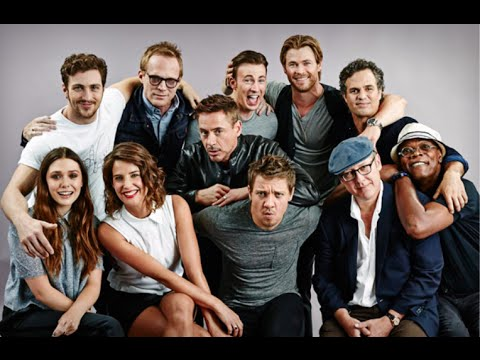
#> input picture images/avengers.jpg, 480 x 360 px, given in place of the camera
$ python webcam.py
#> lines starting #> are read from the running program, lines starting #| are printed output that depends on the picture; after the words box and inside, x2 and y2 are one past the last pixel; in counts of white or black regions, pixels touching at a corner belong together
### functions.py
import image
import cv2
import glob

def load_cascade(path):
    return cv2.CascadeClassifier(path)

def fetch_images(path,extention):
    paths = glob.glob(path+"*."+extention)
    return [image.Image(path) for path in paths]

# [11 lines left out: function detect_from_folder, not called in this run]

def detect_from_webcam(face_cascade):
    camera = cv2.VideoCapture(0)
    while True:
        check,frame = camera.read()
#> frame is the input picture: shape (360, 480, 3); mean B, G, R 85.6, 89.4, 99.5
        frame = image.Image(frame)
        while frame.shape[1]> 1024 or frame.shape[0] >786:
            frame.resize((int(frame.shape[1]*0.9),int(frame.shape[0]*0.9)))
        frame.make_greyscale()
        frame.search_faces(face_cascade)
        frame.detect_faces()
        if frame.display(1)==False:
            break
    camera.release()
    cv2.destroyAllWindows()

### image.py
import cv2

class Image:
    '''
    this class is used to load and modify image ,
    images can be recorded from a webcam or loaded
    from the computer using the path of the image
    '''
    def __init__(self,image):
        if type(image) == str:
            self.path = image
            self.image = cv2.imread(image)
            self.shape = self.image.shape
        else:
            self.image = image
            self.shape = image.shape

    def get_greyscale(self):
        return cv2.cvtColor(self.image, cv2.COLOR_BGR2GRAY)
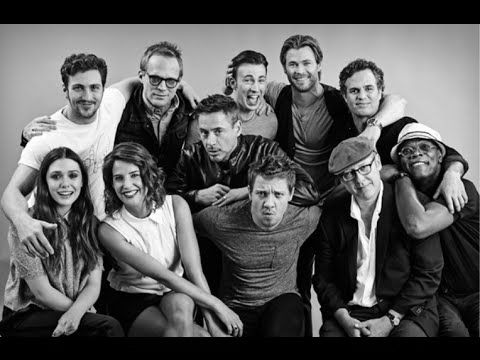
#> returned value: shape (360, 480); min 0, max 255, mean 92

    def make_greyscale(self):
            self.grey = self.get_greyscale()

    def get_resized(self,shape):
        return cv2.resize(self.image,shape)

    def resize(self,shape):
        self.image = self.get_resized(shape)
        self.shape = self.image.shape

    def display(self,time):
        cv2.imshow('facial detection', self.image)
        key = cv2.waitKey(time)
        if key == ord('q'):
            return False


    def search_faces(self,haar_cascade):
        try:
            self.faces = haar_cascade.detectMultiScale(self.grey,
            scaleFactor = 1.1 , minNeighbors = 5)
#> self.faces = [[340, 73, 44, 44], [279, 47, 42, 42], [233, 63, 43, 43], [105, 161, 44, 44], [63, 69, 48, 48], [41, 158, 48, 48], [246, 176, 47, 47], [139, 62, 46, 46], [189, 114, 47, 47]]
        except:
            self.faces = haar_cascade.detectMultiScale(self.image,
            scaleFactor = 1.1 , minNeighbors = 5)

    def detect_faces(self):
        temp_img = self.image
        for x,y,w,h in self.faces:
            temp_im = cv2.rectangle(temp_img , (x ,y),(x+w ,y+h),(0,255,0), 3)
#> this loop made 9 passes
#> pass 2, in detect_faces, `temp_im = cv2.rectangle(temp_img , (x ,y),(x+w ,y+h),(0,255,0), 3)`:
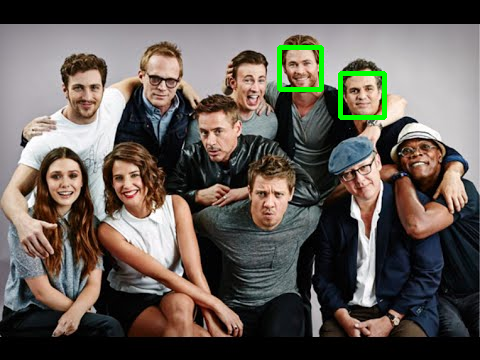
#> temp_im: shape (360, 480, 3); mean B, G, R 84.7, 90.8, 98.3
#> pass 3, in detect_faces, `temp_im = cv2.rectangle(temp_img , (x ,y),(x+w ,y+h),(0,255,0), 3)`:
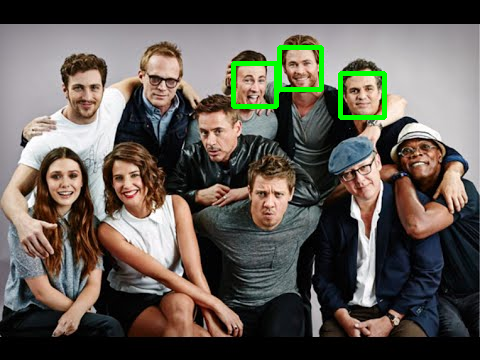
#> temp_im: shape (360, 480, 3); 0.46% of pixels changed, all inside (x1, y1, x2, y2) = (231, 61, 279, 109)
#> after the loop:
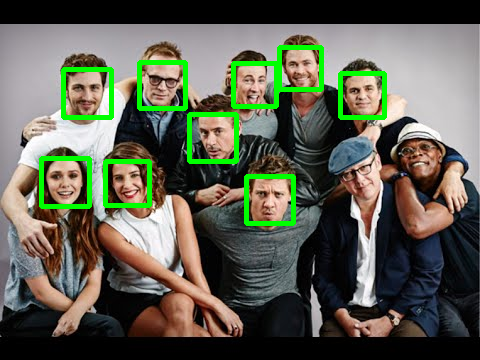
#> temp_img: shape (360, 480, 3); 4.64% of pixels changed, all inside (x1, y1, x2, y2) = (39, 45, 387, 226)
        self.image = temp_img

### webcam.py
import functions


##haar cascades
face_cascade = functions.load_cascade(r"haar cascade\face\haarcascade_frontalface_alt.xml")
sideface_cascade = functions.load_cascade(r"haar cascade\face\haarcascade_profileface2.xml")


functions.detect_from_webcam(face_cascade)
#> (key q is pressed here)

$ run again, on images/barack-obama-12782369-1-402.jpg
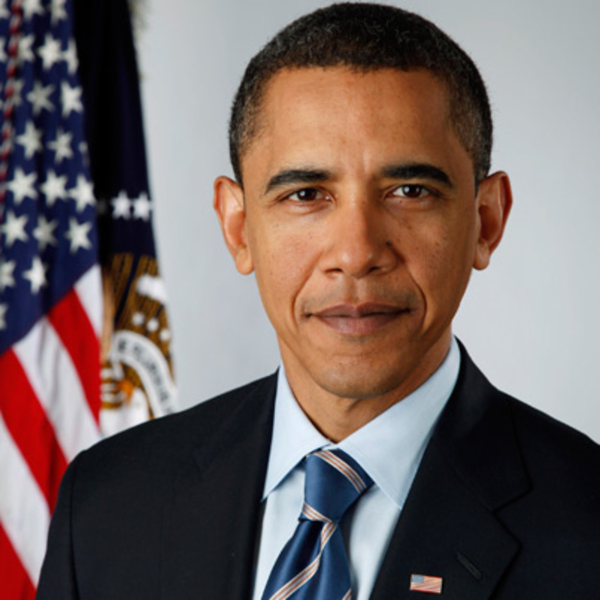
#> input picture images/barack-obama-12782369-1-402.jpg, 1200 x 1200 px, given in place of the camera (shown at 1/2 size)
#> in detect_from_webcam, frame is the input picture: shape (1200, 1200, 3); mean B, G, R 99.8, 102.3, 116.3
#> the loop in detect_from_webcam, `while frame.shape[1]> 1024 or frame.shape[0] >786:` made 4 passes
#> pass 2, in resize (call 2), `self.image = self.get_resized(shape)`:
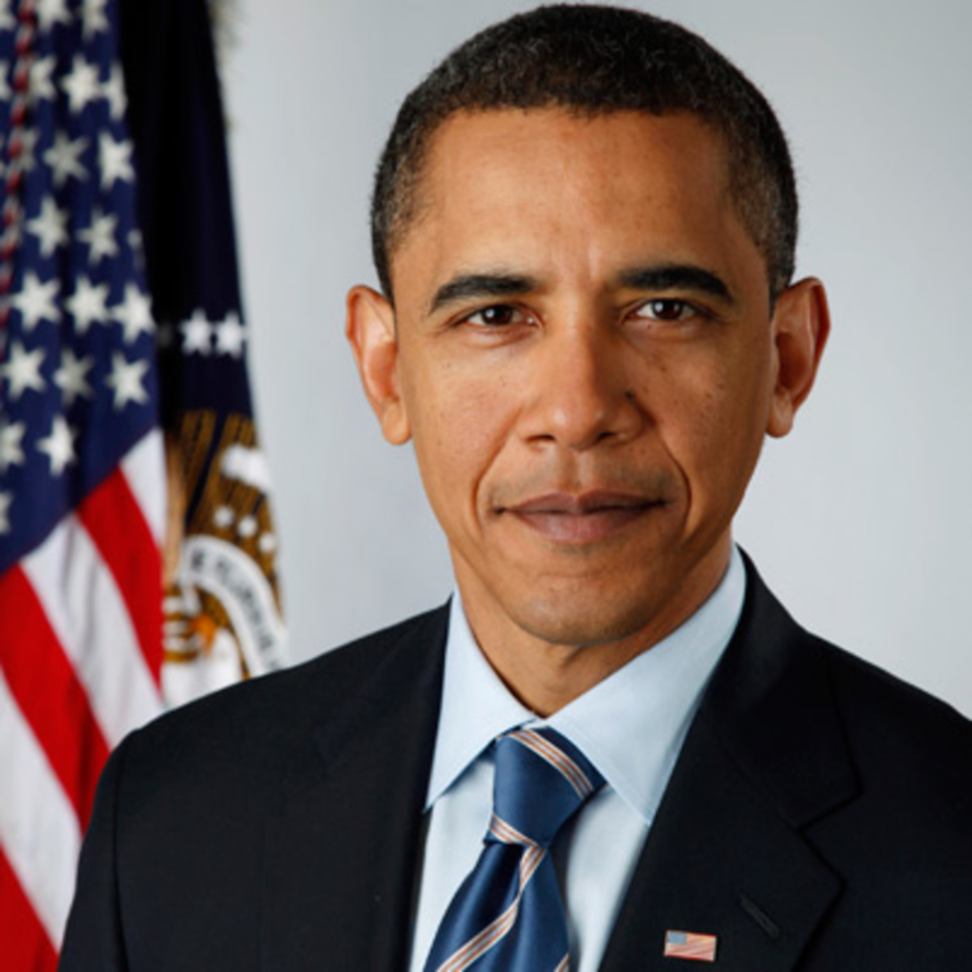
#> self.image: shape (972, 972, 3); mean of channels 0, 1, 2 99.7, 102.2, 116.1; drawn as B, G, R
#> in get_greyscale, `return cv2.cvtColor(self.image, cv2.COLOR_BGR2GRAY)`:
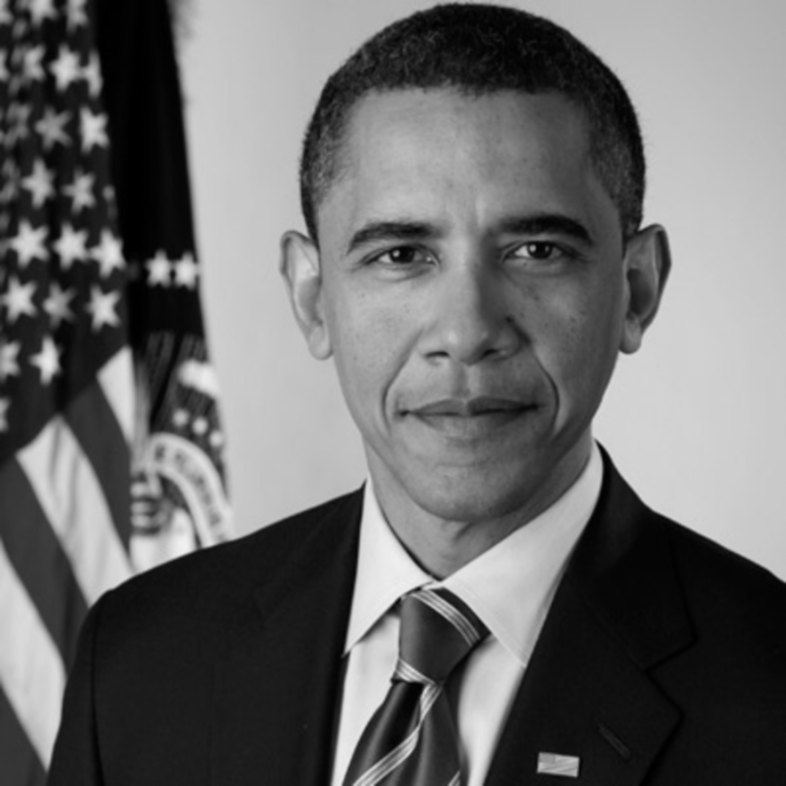
#> returned value: shape (786, 786); min 0, max 241, mean 105.9
#> self.faces = [[284, 110, 367, 367]]
#> the loop in detect_faces, `for x,y,w,h in self.faces:` made 1 pass
